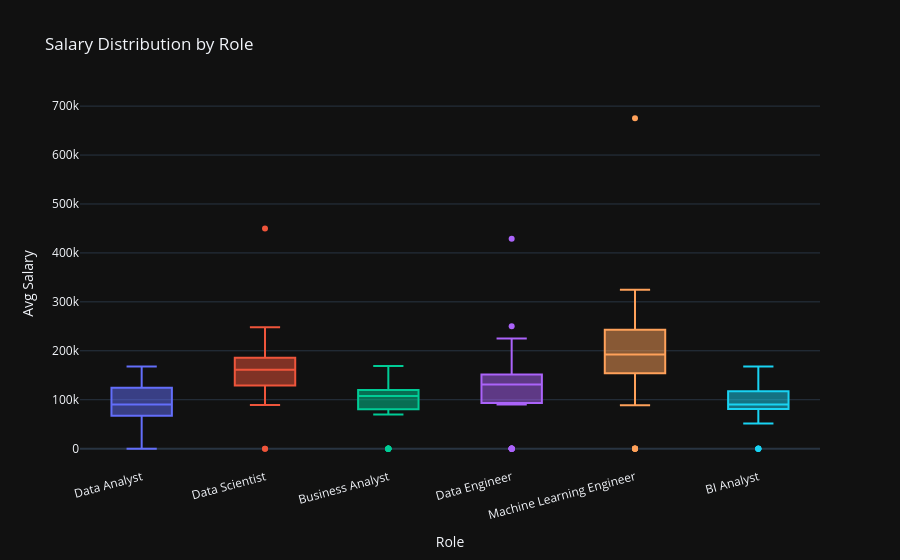

Source (notebook cell):
### Code cell
# Salary Distribution by Role / EDA
fig = px.box(
    df[df["Avg Salary"] > 0],
    x="Role", y="Avg Salary",
    color="Role",
    title="Salary Distribution by Role",
    template="plotly_dark"
)
fig.update_layout(showlegend=False, xaxis_tickangle=-15)
fig.write_image("charts/01_salary_by_role.png")
fig.show()

### Figure 1 — Plotly figure (JSON) as saved in the notebook; plotly's stock layout.template omitted (floating-point values rounded to 4 significant figures)
{"data": [{"alignmentgroup": "True", "hovertemplate": "Role=%{x}<br>Avg Salary=%{y}<extra></extra>", "legendgroup": "Data Analyst", "marker": {"color": "#636efa"}, "name": "Data Analyst", "notched": false, "offsetgroup": "Data Analyst", "orientation": "v", "showlegend": true, "type": "box", "x": ["Data Analyst", "Data Analyst", "Data Analyst", "Data Analyst", "Data Analyst", "Data Analyst", "Data Analyst", "Data Analyst", "Data Analyst", "Data Analyst", "Data Analyst", "Data Analyst", "Data Analyst", "Data Analyst", "Data Analyst", "Data Analyst", "Data Analyst", "Data Analyst", "Data Analyst", "Data Analyst", "Data Analyst", "Data Analyst", "Data Analyst", "Data Analyst", "Data Analyst", "Data Analyst", "Data Analyst", "Data Analyst", "Data Analyst", "Data Analyst", "Data Analyst", "Data Analyst", "Data Analyst", "Data Analyst", "Data Analyst", "Data Analyst", "Data Analyst", "Data Analyst", "Data Analyst", "Data Analyst", "Data Analyst"], "x0": " ", "xaxis": "x", "y": [92760.0, 122500.0, 168000.0, 120000.0, 116300.0, 90000.0, 60000.0, 72500.0, 100000.0, 105000.0, 149000.0, 90000.0, 135000.0, 52500.0, 17.16, 70000.0, 140200.0, 80830.0, 90000.0, 70000.0, 148000.0, 100000.0, 77.0, 149000.0, 75000.0, 102500.0, 135000.0, 57550.0, 35.0, 85000.0, 63.5, 44.94, 77.0, 120000.0, 87500.0, 103300.0, 34.0, 87500.0, 135000.0, 130000.0, 137900.0], "y0": " ", "yaxis": "y"}, {"alignmentgroup": "True", "hovertemplate": "Role=%{x}<br>Avg Salary=%{y}<extra></extra>", "legendgroup": "Data Scientist", "marker": {"color": "#EF553B"}, "name": "Data Scientist", "notched": false, "offsetgroup": "Data Scientist", "orientation": "v", "showlegend": true, "type": "box", "x": ["Data Scientist", "Data Scientist", "Data Scientist", "Data Scientist", "Data Scientist", "Data Scientist", "Data Scientist", "Data Scientist", "Data Scientist", "Data Scientist", "Data Scientist", "Data Scientist", "Data Scientist", "Data Scientist", "Data Scientist", "Data Scientist", "Data Scientist", "Data Scientist", "Data Scientist", "Data Scientist", "Data Scientist", "Data Scientist", "Data Scientist", "Data Scientist", "Data Scientist", "Data Scientist", "Data Scientist", "Data Scientist", "Data Scientist", "Data Scientist", "Data Scientist", "Data Scientist", "Data Scientist", "Data Scientist", "Data Scientist", "Data Scientist", "Data Scientist", "Data Scientist", "Data Scientist", "Data Scientist", "Data Scientist", "Data Scientist", "Data Scientist", "Data Scientist", "Data Scientist", "Data Scientist", "Data Scientist", "Data Scientist", "Data Scientist", "Data Scientist", "Data Scientist", "Data Scientist", "Data Scientist", "Data Scientist", "Data Scientist", "Data Scientist", "Data Scientist", "Data Scientist", "Data Scientist", "Data Scientist", "Data Scientist", "Data Scientist", "Data Scientist", "Data Scientist", "Data Scientist", "Data Scientist"], "x0": " ", "xaxis": "x", "y": [158000.0, 126800.0, 145500.0, 151500.0, 188500.0, 150500.0, 123200.0, 187500.0, 227500.0, 112500.0, 92000.0, 149500.0, 213000.0, 161000.0, 154400.0, 131500.0, 186000.0, 95000.0, 167500.0, 129200.0, 450000.0, 192000.0, 100000.0, 115000.0, 155000.0, 65.0, 118200.0, 127500.0, 192500.0, 125000.0, 156500.0, 162000.0, 222500.0, 209000.0, 209000.0, 162000.0, 152500.0, 209000.0, 133000.0, 162000.0, 170000.0, 162000.0, 176000.0, 108200.0, 162000.0, 125800.0, 209000.0, 162000.0, 162000.0, 162000.0, 89000.0, 148000.0, 209000.0, 162000.0, 206000.0, 125800.0, 240000.0, 60.0, 150000.0, 140000.0, 181000.0, 176000.0, 153000.0, 173500.0, 176000.0, 248000.0], "y0": " ", "yaxis": "y"}, {"alignmentgroup": "True", "hovertemplate": "Role=%{x}<br>Avg Salary=%{y}<extra></extra>", "legendgroup": "Business Analyst", "marker": {"color": "#00cc96"}, "name": "Business Analyst", "notched": false, "offsetgroup": "Business Analyst", "orientation": "v", "showlegend": true, "type": "box", "x": ["Business Analyst", "Business Analyst", "Business Analyst", "Business Analyst", "Business Analyst", "Business Analyst", "Business Analyst", "Business Analyst", "Business Analyst", "Business Analyst", "Business Analyst", "Business Analyst", "Business Analyst", "Business Analyst", "Business Analyst", "Business Analyst", "Business Analyst", "Business Analyst", "Business Analyst", "Business Analyst", "Business Analyst", "Business Analyst", "Business Analyst", "Business Analyst", "Business Analyst", "Business Analyst", "Business Analyst", "Business Analyst", "Business Analyst", "Business Analyst", "Business Analyst", "Business Analyst", "Business Analyst", "Business Analyst", "Business Analyst", "Business Analyst", "Business Analyst", "Business Analyst", "Business Analyst", "Business Analyst", "Business Analyst", "Business Analyst", "Business Analyst", "Business Analyst", "Business Analyst", "Business Analyst", "Business Analyst", "Business Analyst", "Business Analyst", "Business Analyst", "Business Analyst", "Business Analyst", "Business Analyst", "Business Analyst", "Business Analyst"], "x0": " ", "xaxis": "x", "y": [62.0, 102500.0, 155500.0, 110000.0, 117200.0, 138000.0, 105000.0, 99000.0, 82500.0, 122500.0, 90220.0, 169000.0, 105000.0, 52.5, 108500.0, 76500.0, 125000.0, 107500.0, 118000.0, 118500.0, 87000.0, 116000.0, 114500.0, 70000.0, 105000.0, 144100.0, 86080.0, 116500.0, 30.5, 110000.0, 85000.0, 110000.0, 58.5, 105000.0, 80000.0, 110000.0, 107500.0, 122500.0, 120200.0, 80000.0, 120000.0, 120200.0, 100500.0, 82.5, 105000.0, 150800.0, 95.0, 27.5, 44.0, 120000.0, 125500.0, 37.0, 122500.0, 145500.0, 57.5], "y0": " ", "yaxis": "y"}, {"alignmentgroup": "True", "hovertemplate": "Role=%{x}<br>Avg Salary=%{y}<extra></extra>", "legendgroup": "Data Engineer", "marker": {"color": "#ab63fa"}, "name": "Data Engineer", "notched": false, "offsetgroup": "Data Engineer", "orientation": "v", "showlegend": true, "type": "box", "x": ["Data Engineer", "Data Engineer", "Data Engineer", "Data Engineer", "Data Engineer", "Data Engineer", "Data Engineer", "Data Engineer", "Data Engineer", "Data Engineer", "Data Engineer", "Data Engineer", "Data Engineer", "Data Engineer", "Data Engineer", "Data Engineer", "Data Engineer", "Data Engineer", "Data Engineer", "Data Engineer", "Data Engineer", "Data Engineer", "Data Engineer", "Data Engineer", "Data Engineer", "Data Engineer", "Data Engineer", "Data Engineer", "Data Engineer", "Data Engineer", "Data Engineer", "Data Engineer", "Data Engineer", "Data Engineer", "Data Engineer", "Data Engineer", "Data Engineer", "Data Engineer", "Data Engineer", "Data Engineer", "Data Engineer", "Data Engineer", "Data Engineer", "Data Engineer", "Data Engineer", "Data Engineer", "Data Engineer", "Data Engineer", "Data Engineer"], "x0": " ", "xaxis": "x", "y": [162000.0, 185000.0, 134700.0, 45.0, 135000.0, 94400.0, 134600.0, 144500.0, 90000.0, 105000.0, 149500.0, 90000.0, 225000.0, 115000.0, 80.0, 115000.0, 132500.0, 82.53, 52.5, 30.5, 135000.0, 132000.0, 127500.0, 115000.0, 52.5, 147000.0, 122300.0, 135000.0, 203500.0, 135000.0, 250000.0, 429000.0, 148500.0, 115000.0, 120000.0, 162500.0, 157500.0, 164500.0, 110000.0, 28.5, 102800.0, 90000.0, 177500.0, 127200.0, 131000.0, 205000.0, 49.36, 170000.0, 85.0], "y0": " ", "yaxis": "y"}, {"alignmentgroup": "True", "hovertemplate": "Role=%{x}<br>Avg Salary=%{y}<extra></extra>", "legendgroup": "Machine Learning Engineer", "marker": {"color": "#FFA15A"}, "name": "Machine Learning Engineer", "notched": false, "offsetgroup": "Machine Learning Engineer", "orientation": "v", "showlegend": true, "type": "box", "x": ["Machine Learning Engineer", "Machine Learning Engineer", "Machine Learning Engineer", "Machine Learning Engineer", "Machine Learning Engineer", "Machine Learning Engineer", "Machine Learning Engineer", "Machine Learning Engineer", "Machine Learning Engineer", "Machine Learning Engineer", "Machine Learning Engineer", "Machine Learning Engineer", "Machine Learning Engineer", "Machine Learning Engineer", "Machine Learning Engineer", "Machine Learning Engineer", "Machine Learning Engineer", "Machine Learning Engineer", "Machine Learning Engineer", "Machine Learning Engineer", "Machine Learning Engineer", "Machine Learning Engineer", "Machine Learning Engineer", "Machine Learning Engineer", "Machine Learning Engineer", "Machine Learning Engineer", "Machine Learning Engineer", "Machine Learning Engineer", "Machine Learning Engineer", "Machine Learning Engineer", "Machine Learning Engineer", "Machine Learning Engineer", "Machine Learning Engineer", "Machine Learning Engineer", "Machine Learning Engineer", "Machine Learning Engineer", "Machine Learning Engineer", "Machine Learning Engineer", "Machine Learning Engineer", "Machine Learning Engineer", "Machine Learning Engineer", "Machine Learning Engineer", "Machine Learning Engineer", "Machine Learning Engineer", "Machine Learning Engineer", "Machine Learning Engineer", "Machine Learning Engineer", "Machine Learning Engineer", "Machine Learning Engineer", "Machine Learning Engineer", "Machine Learning Engineer", "Machine Learning Engineer", "Machine Learning Engineer", "Machine Learning Engineer", "Machine Learning Engineer", "Machine Learning Engineer", "Machine Learning Engineer", "Machine Learning Engineer", "Machine Learning Engineer", "Machine Learning Engineer"], "x0": " ", "xaxis": "x", "y": [195000.0, 194500.0, 126500.0, 185000.0, 225000.0, 165000.0, 136300.0, 190000.0, 210000.0, 146800.0, 296900.0, 130000.0, 140000.0, 55.0, 115000.0, 219500.0, 243500.0, 234000.0, 288500.0, 173000.0, 160000.0, 243000.0, 210000.0, 115000.0, 169500.0, 300000.0, 185500.0, 299500.0, 152900.0, 88500.0, 675000.0, 164500.0, 155000.0, 140000.0, 299000.0, 199000.0, 171500.0, 195000.0, 298000.0, 195000.0, 73.5, 324500.0, 85.0, 175500.0, 248300.0, 195000.0, 181500.0, 186500.0, 154900.0, 249500.0, 198000.0, 50.0, 50.0, 265000.0, 249500.0, 312500.0, 215500.0, 209500.0, 159000.0, 249500.0], "y0": " ", "yaxis": "y"}, {"alignmentgroup": "True", "hovertemplate": "Role=%{x}<br>Avg Salary=%{y}<extra></extra>", "legendgroup": "BI Analyst", "marker": {"color": "#19d3f3"}, "name": "BI Analyst", "notched": false, "offsetgroup": "BI Analyst", "orientation": "v", "showlegend": true, "type": "box", "x": ["BI Analyst", "BI Analyst", "BI Analyst", "BI Analyst", "BI Analyst", "BI Analyst", "BI Analyst", "BI Analyst", "BI Analyst", "BI Analyst", "BI Analyst", "BI Analyst", "BI Analyst", "BI Analyst", "BI Analyst", "BI Analyst", "BI Analyst", "BI Analyst", "BI Analyst", "BI Analyst", "BI Analyst", "BI Analyst", "BI Analyst", "BI Analyst", "BI Analyst", "BI Analyst", "BI Analyst", "BI Analyst", "BI Analyst", "BI Analyst", "BI Analyst", "BI Analyst", "BI Analyst", "BI Analyst", "BI Analyst", "BI Analyst", "BI Analyst", "BI Analyst", "BI Analyst", "BI Analyst", "BI Analyst", "BI Analyst", "BI Analyst", "BI Analyst", "BI Analyst", "BI Analyst", "BI Analyst", "BI Analyst", "BI Analyst", "BI Analyst", "BI Analyst", "BI Analyst", "BI Analyst"], "x0": " ", "xaxis": "x", "y": [146400.0, 125000.0, 90000.0, 121000.0, 83040.0, 111000.0, 51.5, 141000.0, 90000.0, 92400.0, 117500.0, 84000.0, 111500.0, 114500.0, 19.8, 92500.0, 90000.0, 81.0, 36.0, 90000.0, 84000.0, 112500.0, 131000.0, 64.5, 90000.0, 75000.0, 141500.0, 85000.0, 70000.0, 90000.0, 68060.0, 88000.0, 117500.0, 168000.0, 57600.0, 70000.0, 90000.0, 116600.0, 110000.0, 70000.0, 140000.0, 57600.0, 51500.0, 90000.0, 97500.0, 135000.0, 90000.0, 112300.0, 110000.0, 135000.0, 117500.0, 135000.0, 135000.0], "y0": " ", "yaxis": "y"}], "layout": {"boxmode": "overlay", "legend": {"title": {"text": "Role"}, "tracegroupgap": 0}, "showlegend": false, "title": {"text": "Salary Distribution by Role"}, "xaxis": {"anchor": "y", "categoryarray": ["Data Analyst", "Data Scientist", "Business Analyst", "Data Engineer", "Machine Learning Engineer", "BI Analyst"], "categoryorder": "array", "domain": [0, 1], "tickangle": -15, "title": {"text": "Role"}}, "yaxis": {"anchor": "x", "domain": [0, 1], "title": {"text": "Avg Salary"}}}}
